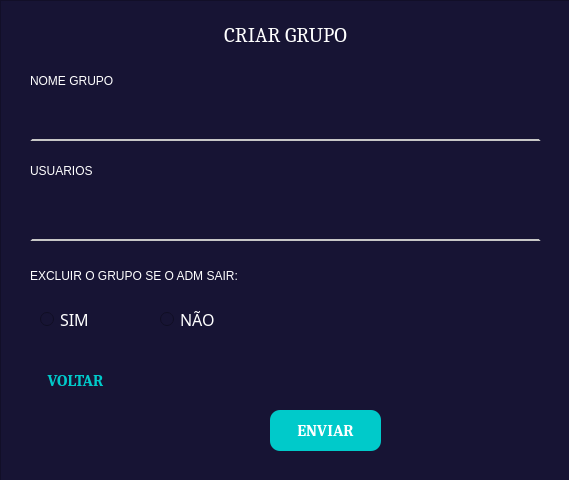
<?xml version="1.0" encoding="UTF-8"?>
<ui version="4.0">
 <class>Form</class>
 <widget class="QWidget" name="Form">
  <property name="geometry">
   <rect>
    <x>0</x>
    <y>0</y>
    <width>569</width>
    <height>480</height>
   </rect>
  </property>
  <property name="windowTitle">
   <string>Grupo</string>
  </property>
  <widget class="QFrame" name="frame">
   <property name="geometry">
    <rect>
     <x>0</x>
     <y>0</y>
     <width>1891</width>
     <height>961</height>
    </rect>
   </property>
   <property name="styleSheet">
    <string notr="true">background-color: rgb(23, 20, 52);</string>
   </property>
   <property name="frameShape">
    <enum>QFrame::StyledPanel</enum>
   </property>
   <property name="frameShadow">
    <enum>QFrame::Raised</enum>
   </property>
   <widget class="QLabel" name="label">
    <property name="geometry">
     <rect>
      <x>10</x>
      <y>20</y>
      <width>551</width>
      <height>31</height>
     </rect>
    </property>
    <property name="font">
     <font>
      <family>Cambria</family>
      <pointsize>16</pointsize>
      <weight>9</weight>
      <italic>false</italic>
      <bold>false</bold>
     </font>
    </property>
    <property name="styleSheet">
     <string notr="true">font: 75 16pt &quot;Cambria&quot;;
color: rgb(255, 255, 255);</string>
    </property>
    <property name="text">
     <string>CRIAR GRUPO</string>
    </property>
    <property name="alignment">
     <set>Qt::AlignCenter</set>
    </property>
   </widget>
   <widget class="QLabel" name="label_2">
    <property name="geometry">
     <rect>
      <x>30</x>
      <y>70</y>
      <width>151</width>
      <height>21</height>
     </rect>
    </property>
    <property name="styleSheet">
     <string notr="true">font: 75 12pt &quot;Cambria&quot;;
color: rgb(255, 255, 255);</string>
    </property>
    <property name="text">
     <string>NOME GRUPO</string>
    </property>
   </widget>
   <widget class="QLabel" name="label_3">
    <property name="geometry">
     <rect>
      <x>30</x>
      <y>155</y>
      <width>401</width>
      <height>31</height>
     </rect>
    </property>
    <property name="styleSheet">
     <string notr="true">font: 75 12pt &quot;Cambria&quot;;
color: rgb(255, 255, 255);</string>
    </property>
    <property name="text">
     <string>USUARIOS</string>
    </property>
   </widget>
   <widget class="QPushButton" name="pushButton">
    <property name="geometry">
     <rect>
      <x>270</x>
      <y>410</y>
      <width>111</width>
      <height>41</height>
     </rect>
    </property>
    <property name="font">
     <font>
      <family>Cambria</family>
      <pointsize>12</pointsize>
      <weight>75</weight>
      <bold>true</bold>
     </font>
    </property>
    <property name="styleSheet">
     <string notr="true">QPushButton{
	background-color: rgb(0, 202, 202);
	border-radius: 10px;
	color: rgb(255, 255, 255);
}
QPushButton:hover{
	background-color: rgb(0, 140, 140);
	color: rgb(255, 255, 255);
}
QPushButton:pressed{
	background-color: rgb(20, 202, 202);
	border-radius: 10px;
	color: rgb(255, 255, 255);
}</string>
    </property>
    <property name="text">
     <string>ENVIAR</string>
    </property>
   </widget>
   <widget class="QLineEdit" name="lineEdit">
    <property name="geometry">
     <rect>
      <x>30</x>
      <y>100</y>
      <width>511</width>
      <height>41</height>
     </rect>
    </property>
    <property name="styleSheet">
     <string notr="true">color: rgb(255, 255, 255);
border:2px solid;
border-color: rgb(23, 20, 52);
border-bottom-color: rgb(199, 199, 199);
font: 12pt &quot;Candara&quot;;</string>
    </property>
   </widget>
   <widget class="QLineEdit" name="lineEdit_2">
    <property name="geometry">
     <rect>
      <x>30</x>
      <y>200</y>
      <width>511</width>
      <height>41</height>
     </rect>
    </property>
    <property name="styleSheet">
     <string notr="true">color: rgb(255, 255, 255);
border:2px solid;
border-color: rgb(23, 20, 52);
border-bottom-color: rgb(199, 199, 199);
font: 12pt &quot;Candara&quot;;</string>
    </property>
   </widget>
   <widget class="QPushButton" name="pushButton_2">
    <property name="geometry">
     <rect>
      <x>20</x>
      <y>360</y>
      <width>111</width>
      <height>41</height>
     </rect>
    </property>
    <property name="font">
     <font>
      <family>Cambria</family>
      <pointsize>12</pointsize>
      <weight>75</weight>
      <bold>true</bold>
     </font>
    </property>
    <property name="styleSheet">
     <string notr="true">QPushButton{
	background-color: none;
	border-radius: 10px;
	color: rgb(0, 202, 202);
}
QPushButton:hover{
	background-color: rgb(0, 140, 140);
	color: rgb(255, 255, 255);
}
QPushButton:pressed{
	background-color: rgb(20, 202, 202);
	border-radius: 10px;
	color: rgb(255, 255, 255);
}</string>
    </property>
    <property name="text">
     <string>VOLTAR</string>
    </property>
   </widget>
   <widget class="QRadioButton" name="radioButton">
    <property name="geometry">
     <rect>
      <x>40</x>
      <y>310</y>
      <width>80</width>
      <height>18</height>
     </rect>
    </property>
    <property name="font">
     <font>
      <family>Candara</family>
      <pointsize>12</pointsize>
     </font>
    </property>
    <property name="styleSheet">
     <string notr="true">color: rgb(255, 255, 255);</string>
    </property>
    <property name="text">
     <string>SIM</string>
    </property>
   </widget>
   <widget class="QRadioButton" name="radioButton_2">
    <property name="geometry">
     <rect>
      <x>160</x>
      <y>310</y>
      <width>80</width>
      <height>18</height>
     </rect>
    </property>
    <property name="font">
     <font>
      <family>Candara</family>
      <pointsize>12</pointsize>
     </font>
    </property>
    <property name="styleSheet">
     <string notr="true">color: rgb(255, 255, 255);</string>
    </property>
    <property name="text">
     <string>NÃO</string>
    </property>
   </widget>
   <widget class="QLabel" name="label_4">
    <property name="geometry">
     <rect>
      <x>30</x>
      <y>260</y>
      <width>401</width>
      <height>31</height>
     </rect>
    </property>
    <property name="styleSheet">
     <string notr="true">font: 75 12pt &quot;Cambria&quot;;
color: rgb(255, 255, 255);</string>
    </property>
    <property name="text">
     <string>EXCLUIR O GRUPO SE O ADM SAIR:</string>
    </property>
   </widget>
  </widget>
 </widget>
 <resources/>
 <connections/>
</ui>
